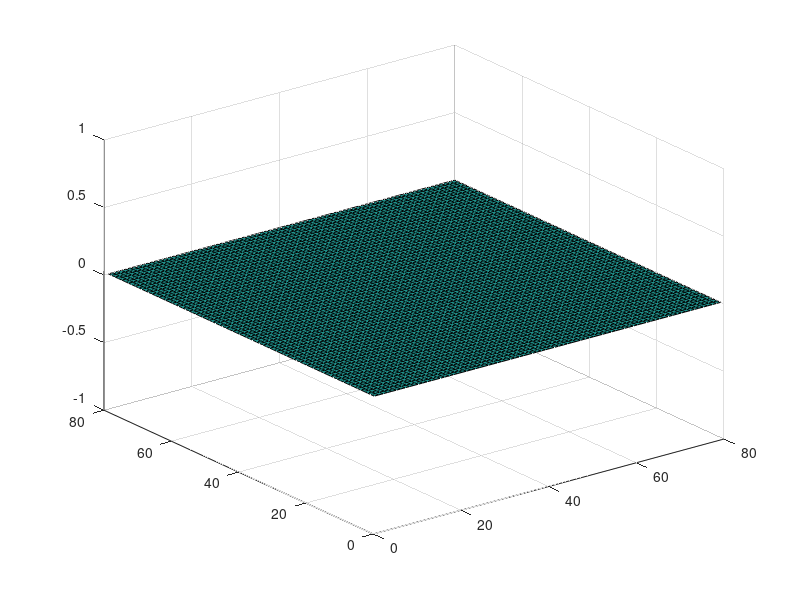

This figure's MATLAB source: (Note: this script raises an error after producing the figure.)
clear all 
clc
clf
PlotWalls=1; %PlotWalls=1 -> The walls will be plotted, otherwise it will not.

MazeSize = 80; 


Maze.map = zeros(MazeSize);
Maze.start = [40 40]; %start point
Maze.goal = [55 55]; % goal point

%obstacles/walls
Maze.map(35:40,43)=inf;
Maze.map(40:45,37)=inf;

Maze.map(45,37:48)=inf;
Maze.map(35,32:43)=inf;

Maze.map(30:45,48)=inf;
Maze.map(35:50,32)=inf;

Maze.map(50,32:53)=inf;
Maze.map(30,27:48)=inf;

Maze.map(30:50, 27)=inf;
Maze.map(30:50, 53)=inf;


grid=zeros(size(Maze.map,1));
surf(grid')
fig=gcf;
fig.Position=[10 10 500 500];
colormap(gray)
view(2)
hold all

%plotting known obstacles
for i=1:size(grid,1)
    for j=1:size(grid,2)
        if(Maze.map(i,j)==inf)
            plot(i,j,'s','LineWidth',1,'MarkerFaceColor','w','color','w', 'MarkerSize',5);
        end
    end
end 

%plotting initial and goal position
plot(Maze.start(1),Maze.start(2),'s','MarkerFaceColor','b','MarkerSize',10, 'color','b')
plot(Maze.goal(1),Maze.goal(2),'s','MarkerFaceColor','y','MarkerSize',10,'color','y')
axis equal
axis ([1 80 1 80]);
hold off

%Saves the maze structure
save('Maze.mat','Maze');




















